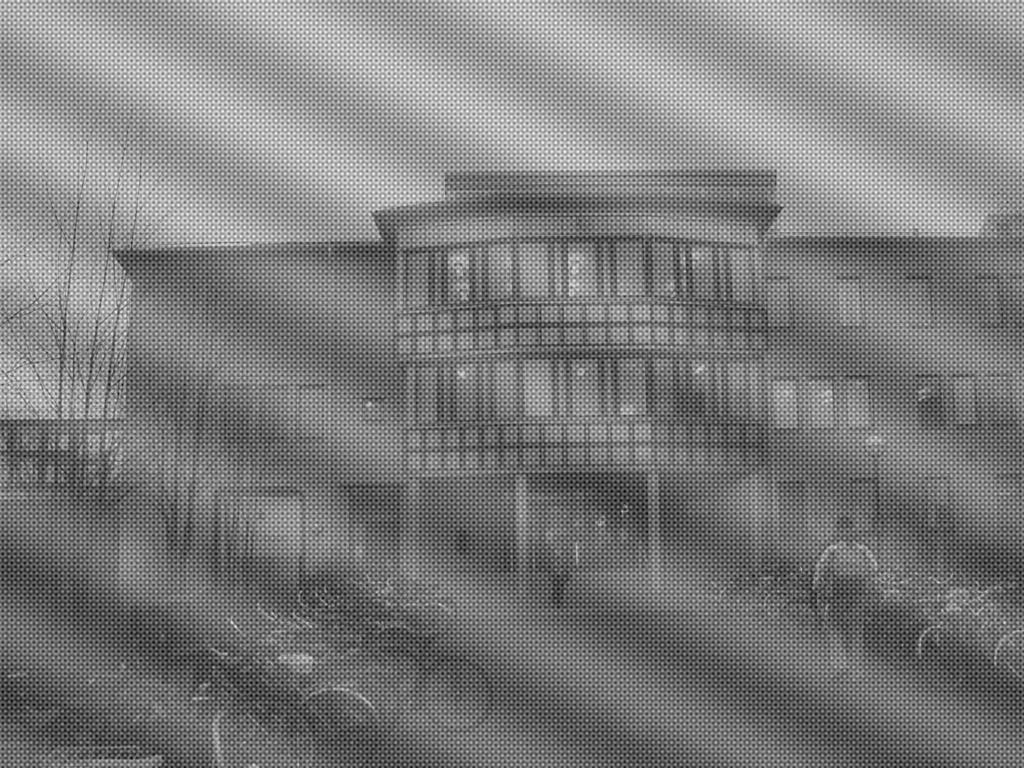
#> input picture Task2 - Image noise remover/mit_noise_periodic.jpg, 1024 x 768 px, found by its file name
$ python main.py
#> lines starting #> are read from the running program, lines starting #| are printed output that depends on the picture; after the words box and inside, x2 and y2 are one past the last pixel; in counts of white or black regions, pixels touching at a corner belong together
from skimage import io
from matplotlib import pyplot as plt
from scipy import fftpack
import numpy as np
from skimage.color import rgb2gray

original = "../Dataset/mit_noise_periodic.jpg"
denoise = "mit.jpg"

load = io.imread(original)
#> load is the input picture: shape (768, 1024); min 0, max 255, mean 124.5
image = rgb2gray(load)

M, N = image.shape
#> M = 768; N = 1024
F = fftpack.fftn(image)
F_magnitude = np.abs(F)
F_magnitude = fftpack.fftshift(F_magnitude)

f, (ax0, ax1) = plt.subplots(2, 1, figsize=(4.8, 7))
ax0.imshow(np.log(1 + F_magnitude), cmap='viridis', extent=(-N // 2, N // 2, -M // 2, M // 2))
ax0.set_title('Spectrum magnitude')
ax1.imshow(image, cmap="gray")
ax1.set_title('Original image')

# Set block around center of spectrum to zero
K = 40
F_magnitude[M // 2 - K: M // 2 + K, N // 2 - K: N // 2 + K] = 0
#> F_magnitude: shape (768, 1024) float64; min 0, max 6779836.6, mean 3761.4
# Find all peaks higher than the 98th percentile
peaks = F_magnitude < np.percentile(F_magnitude, 98)
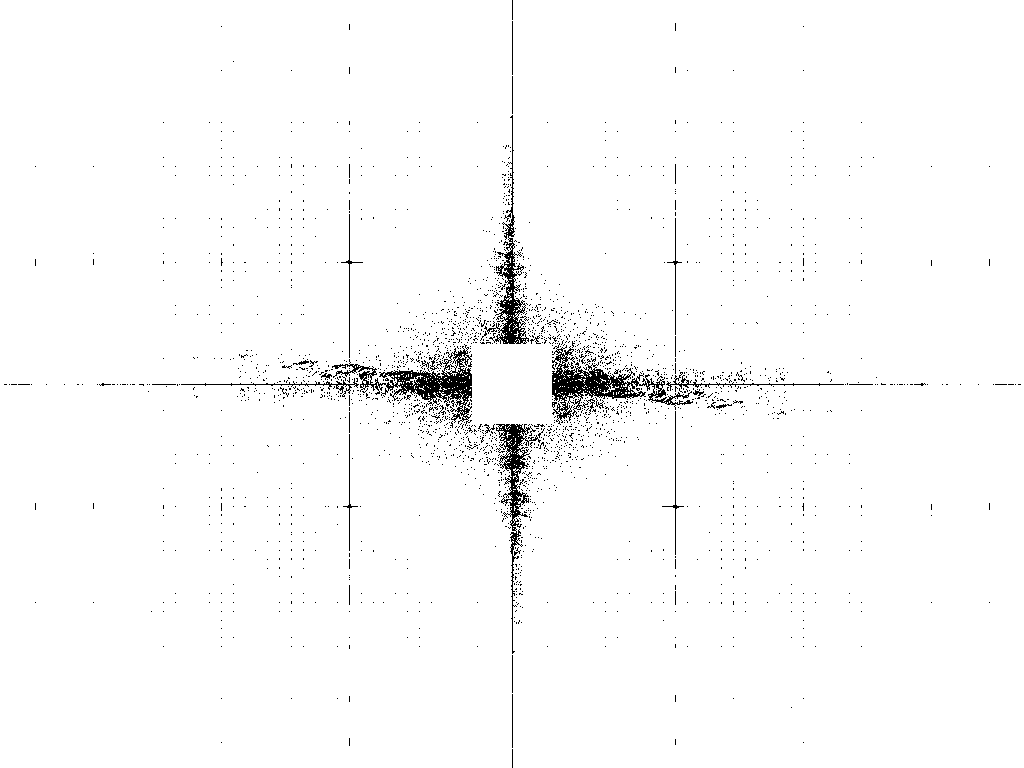
#> peaks: shape (768, 1024) bool; 98% white; black in thin lines or dots
# Shift the peaks back to align with the original spectrum
peaks = fftpack.ifftshift(peaks)
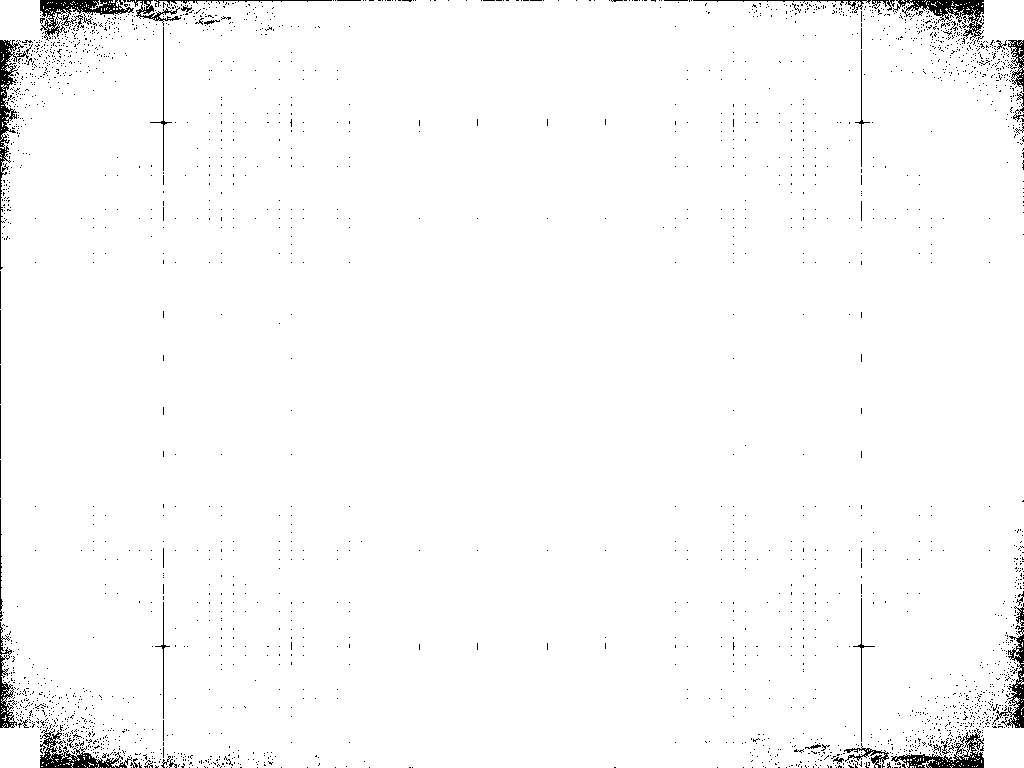
#> peaks: shape (768, 1024) bool; 98% white; black in thin lines or dots
# Make a copy of the original (complex) spectrum
F_dim = F.copy()

# Set those peak coefficients to zero
F_dim = F_dim * peaks.astype(int)
# Do the inverse Fourier transform to get back to an image.
# Since we started with a real image, we only look at the real part of
# the output.
image_filtered = np.real(fftpack.ifft2(F_dim))
f, (ax0, ax1) = plt.subplots(2, 1, figsize=(4.8, 7))
ax0.imshow(np.log10(1 + np.abs(F_dim)), cmap='viridis')
ax0.set_title('Spectrum after suppression')
ax1.imshow(image_filtered, cmap="gray")
ax1.set_title('Reconstructed image')
io.imsave(denoise, image_filtered)
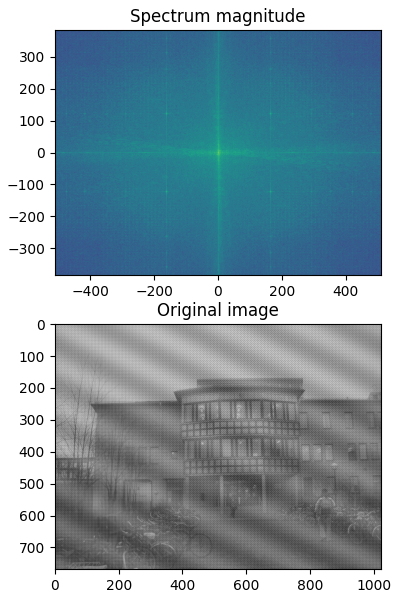
#> figure drawn by matplotlib, 2 panels
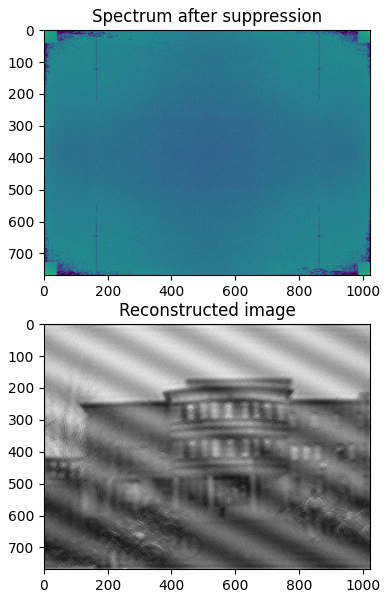
#> figure drawn by matplotlib, 2 panels
